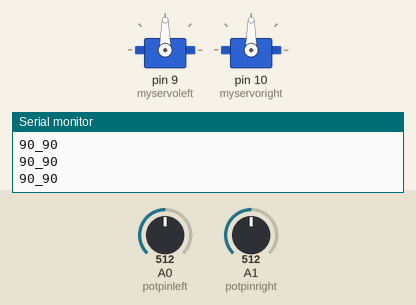
This sketch was run on a simulated Arduino Uno, built with avr-gcc and run on an emulated ATmega328P. Shown: 2 × servo, the last lines printed to the serial monitor. Inputs (shaded band) come from the test bench; at power-on: A0 (potpinleft) = 512, A1 (potpinright) = 512.

Above: at 1.2 s.
1.3 s: A0 (potpinleft) set to 550
At 1.7 s:
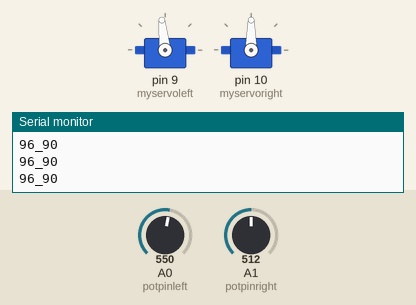
2.8 s: A0 (potpinleft) set to 584
At 4.0 s:
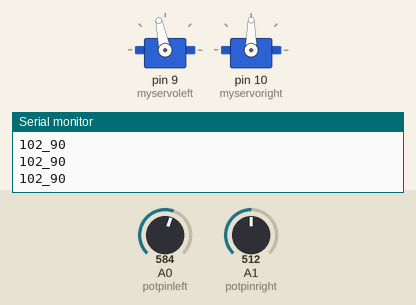
4.3 s: A1 (potpinright) set to 716
At 5.5 s:
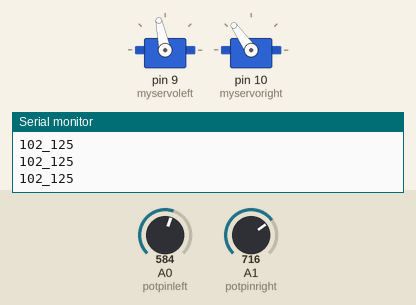
5.8 s: A1 (potpinright) set to 62
At 6.5 s:
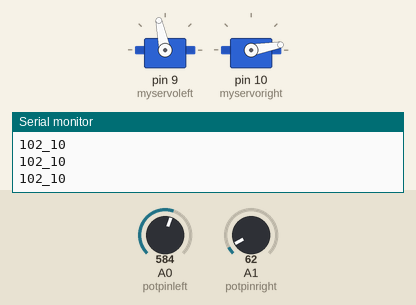
7.3 s: A1 (potpinright) set to 52
At 8.5 s:
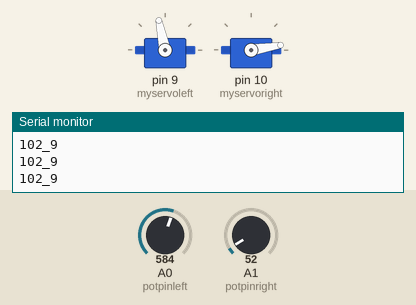
8.8 s: A1 (potpinright) set to 122
At 9.9 s:
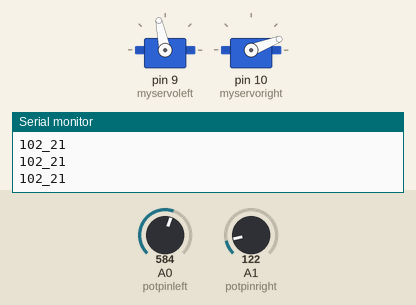
Timing chart, 0 to 11.3 s (numbered marks = the images above; inputs shaded):
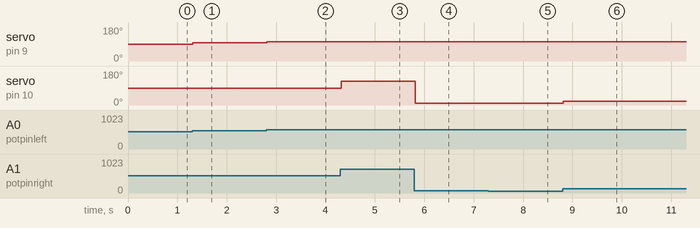

The sketch:

chameleon.ino
```cpp
                            /*
 Controlling a servo position using a potentiometer (variable resistor)

*/

#include <Servo.h>

Servo myservoleft;  // create servo object to control a servo
Servo myservoright;  // create servo object to control a servo


int potpinleft = 0;  //A0YELLOW analog pin used to connect the potentiometer
int potpinright = 1;  // A1GREEN analog pin used to connect the potentiometer
int valleft;    // variable to read the value from the analog pin
int valright;    // variable to read the value from the analog pin

void setup() {
  Serial.begin(9600);
  myservoleft.attach(9);  // BLUEattaches the servo on pin 9 to the servo object
  myservoright.attach(10);  // WHITEattaches the servo on pin 10 to the servo object
}

void loop() {
  valleft = analogRead(potpinleft);            // reads the value of the potentiometer (value between 0 and 1023)
  valright = analogRead(potpinright);            // reads the value of the potentiometer (value between 0 and 1023)
  valleft = map(valleft, 0, 1023, 0, 180);     // scale it to use it with the servo (value between 0 and 180)
  valright = map(valright, 0, 1023, 0 , 180);     // scale it to use it with the servo (value between 0 and 180)
  Serial.print(valleft);
  Serial.print("_");
  Serial.println(valright);
  myservoleft.write(valleft);                  // sets the servo position according to the scaled value
  myservoright.write(valright);                  // sets the servo position according to the scaled value
// delay(15);                           // waits for the servo to get there
}
```

Measured:
- after the input at 1.3 s, servo on pin 9 (myservoleft): 90° → 96° at once
- after the input at 2.8 s, servo on pin 9 (myservoleft): 96° → 102° at once
- after the input at 4.3 s, servo on pin 10 (myservoright): 90° → 125° at once
- after the input at 5.8 s, servo on pin 10 (myservoright): 125° → 10° at once
- after the input at 7.3 s, servo on pin 10 (myservoright): 10° → 9° at once
- after the input at 8.8 s, servo on pin 10 (myservoright): 9° → 21° at once
